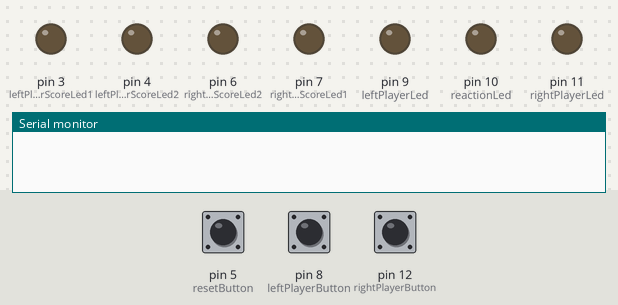
The sketch below on a simulated Arduino Uno, built with avr-gcc and run on an emulated ATmega328P. On the bench: output pins drawn as LEDs (lit = HIGH), the last lines printed to the serial monitor. Inputs (shaded band) come from the test bench; at power-on: pin 5 (resetButton) LOW, pin 8 (leftPlayerButton) LOW, pin 12 (rightPlayerButton) LOW. Random numbers use the default seed unless the sketch sets one.

Above: at 2.6 s.
2.7 s: pin 5 (resetButton) pulled HIGH for 0.15 s
4.3 s: pin 8 (leftPlayerButton) pulled HIGH for 0.15 s
At 5.4 s:
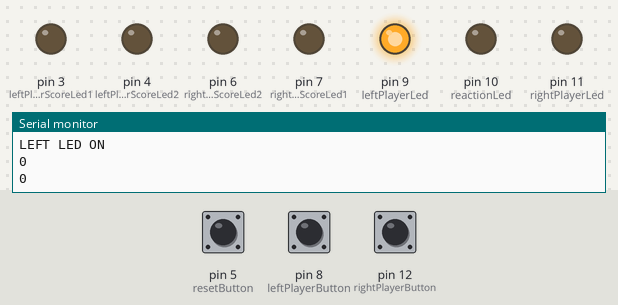
5.9 s: pin 5 (resetButton) pulled HIGH for 1 s
At 6.7 s:
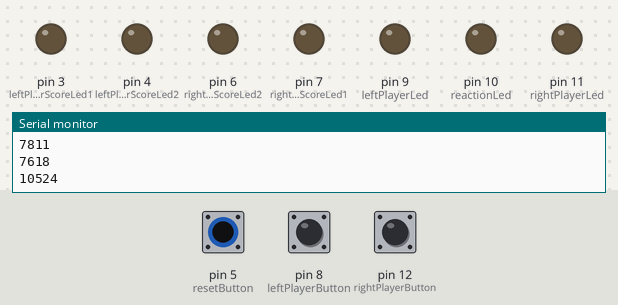
8.4 s: pin 12 (rightPlayerButton) pulled HIGH for 0.15 s
At 9.6 s:
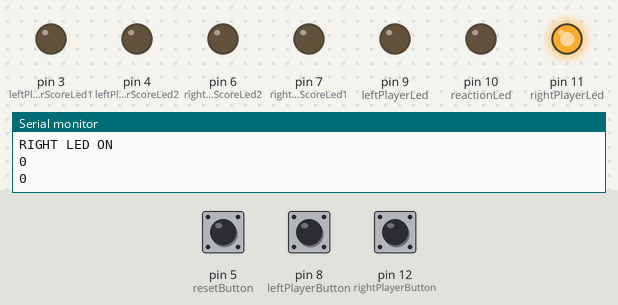
10.0 s: pin 5 (resetButton) pulled HIGH for 3.2 s
At 11.0 s:
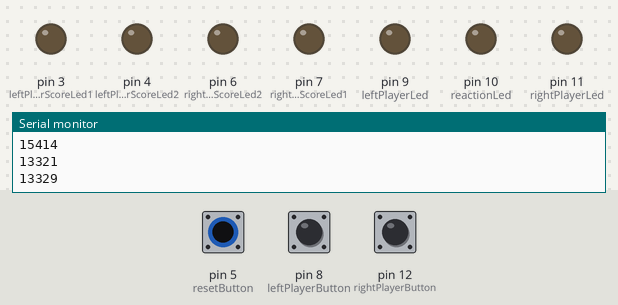
14.7 s: pin 5 (resetButton) driven HIGH and pin 12 (rightPlayerButton) driven HIGH
At 16.1 s:
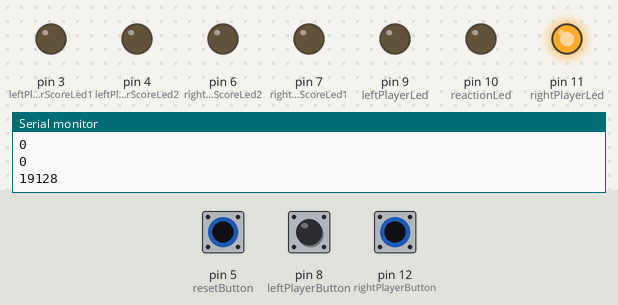
Timing chart, 0 to 17.6 s (numbered marks = the images above; inputs shaded):
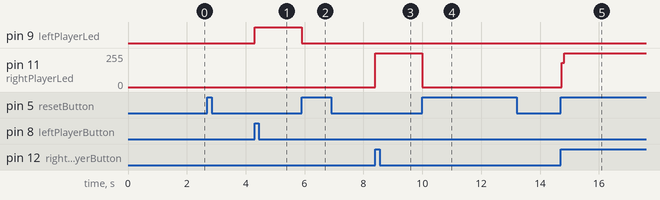

Measured:
- after the input at 4.3 s, pin 9 (leftPlayerLed): LOW → HIGH at once
- after the input at 5.9 s, pin 9 (leftPlayerLed): HIGH → LOW at once
- after the input at 8.4 s, pin 11 (rightPlayerLed): 0/255 → 255/255 at once
- after the input at 10.0 s, pin 11 (rightPlayerLed): 255/255 → 0/255 at once
- after the input at 14.7 s, pin 11 (rightPlayerLed): 0/255 → 183/255 at once, → 255/255 0.09 s later

The sketch:

ReactionGameV2.ino
```cpp
//Button Pins
const int leftPlayerButton = 8;
const int rightPlayerButton = 12;
const int resetButton = 5;

//LED Pins
const int reactionLed = 10;
const int leftPlayerLed = 9;
const int rightPlayerLed = 11;
const int leftPlayerScoreLed1 = 3;
const int leftPlayerScoreLed2 = 4;
const int rightPlayerScoreLed1 = 7;
const int rightPlayerScoreLed2 = 6;

//Variables
int minTime = 10;
int maxTime = 50;
unsigned long ledOnTime;

int leftButtonState;
int rightButtonState;
int resetButtonState;
int reactionLedState;

bool gameStart;
int leftPlayerScore;
int rightPlayerScore;

int randomNum;

void setup() {
  startup();
  leftPlayerScore = 0;
  rightPlayerScore = 0;
  // put your setup code here, to run once:
  //Sets the random seed to generate the random numbers
  randomSeed(analogRead(0));
  //Sets the button pins to input mode
  pinMode(leftPlayerButton, INPUT);
  pinMode(rightPlayerButton, INPUT);
  pinMode(resetButton, INPUT);
  //Sets the LED pins to output mode
  pinMode(reactionLed,OUTPUT);
  pinMode(leftPlayerLed,OUTPUT);
  pinMode(rightPlayerLed,OUTPUT);
  pinMode(leftPlayerScoreLed1,OUTPUT);
  pinMode(leftPlayerScoreLed2,OUTPUT);
  pinMode(rightPlayerScoreLed1,OUTPUT);
  pinMode(rightPlayerScoreLed2,OUTPUT);
  Serial.begin(9600);
}

void loop() {
  // put your main code here, to run repeatedly:
  if (digitalRead(resetButton) == HIGH){
    digitalWrite(reactionLed, LOW);
    reactionLedState = LOW;
    digitalWrite(leftPlayerLed, LOW);
    digitalWrite(rightPlayerLed, LOW);
    setTime();
    gameStart = true;
  }
  if (gameStart == true){
    game(ledOnTime);
  }

}

void game(int ledOnTime) {
  if (millis() == ledOnTime){
    digitalWrite(reactionLed, HIGH);
      reactionLedState = HIGH;
  }
  leftButtonState = digitalRead(leftPlayerButton);
  rightButtonState = digitalRead(rightPlayerButton);
  if (reactionLedState == HIGH && leftButtonState == HIGH){
    playerScore("left");
    score();
  }
  if (reactionLedState == HIGH && rightButtonState == HIGH){
    playerScore("right");
    score();
  }
  if (reactionLedState == LOW && leftButtonState == HIGH){
    playerMiss("left");
    score();
  }
  if (reactionLedState == LOW && rightButtonState == HIGH){
    playerMiss("right");
    score();
  }
}

void setTime() {
  randomNum = random(minTime, maxTime);
  ledOnTime = millis() + (randomNum * 100);
  Serial.println(ledOnTime);
}

void playerMiss(String player){
  gameStart = false;
  if (player == "left"){
    digitalWrite(leftPlayerLed, HIGH);
    Serial.println("LEFT LED ON");
    leftPlayerScore = 0;
    Serial.println(rightPlayerScore);
    Serial.println(leftPlayerScore);
  }else if (player == "right"){
    digitalWrite(rightPlayerLed, HIGH);
    Serial.println("RIGHT LED ON");
    rightPlayerScore = 0;
    Serial.println(rightPlayerScore);
    Serial.println(leftPlayerScore);
  }
}

void playerScore(String player){
  gameStart = false;
  if (player == "left"){
    leftPlayerScore = leftPlayerScore +1;
    rightPlayerScore = 0;
  }else if (player == "right"){
    rightPlayerScore = rightPlayerScore +1;
    leftPlayerScore = 0;
  }
}

void score() {
  if (leftPlayerScore == 0){
    digitalWrite(leftPlayerScoreLed1, LOW);
    digitalWrite(leftPlayerScoreLed2, LOW);
  }
  if (leftPlayerScore == 1){
    digitalWrite(leftPlayerScoreLed1, HIGH);
    digitalWrite(leftPlayerScoreLed2, LOW);
  }
  if (leftPlayerScore == 2){
    digitalWrite(leftPlayerScoreLed1, LOW);
    digitalWrite(leftPlayerScoreLed2, HIGH);
  }
  if (leftPlayerScore == 3){
    winner("left");
  }
  if (rightPlayerScore == 0){
    digitalWrite(rightPlayerScoreLed1, LOW);
    digitalWrite(rightPlayerScoreLed2, LOW);
  }
  if (rightPlayerScore == 1){
    digitalWrite(rightPlayerScoreLed1, HIGH);
    digitalWrite(rightPlayerScoreLed2, LOW);
  }
  if (rightPlayerScore == 2){
    digitalWrite(rightPlayerScoreLed1, LOW);
    digitalWrite(rightPlayerScoreLed2, HIGH);
  }
  if (rightPlayerScore == 3){
    winner("right");
  }
}

void startup(){
  //Test mainboard LEDs
  mainboardTest();

  //Test Scoreboard LEDs
  scoreboardTest();
}

void mainboardTest(){
  //Test mainboard LEDs
  digitalWrite(leftPlayerLed, HIGH);
  delay(200);
  digitalWrite(leftPlayerLed, LOW);
  digitalWrite(reactionLed, HIGH);
  delay(200);
  digitalWrite(reactionLed, LOW);
  digitalWrite(rightPlayerLed, HIGH);
  delay(200);
  digitalWrite(rightPlayerLed, LOW);
}

void scoreboardTest(){
  digitalWrite(leftPlayerScoreLed1, HIGH);
  delay(200);
  digitalWrite(leftPlayerScoreLed1, LOW);
  digitalWrite(leftPlayerScoreLed2, HIGH);
  delay(200);
  digitalWrite(leftPlayerScoreLed2, LOW);
  digitalWrite(rightPlayerScoreLed2, HIGH);
  delay(200);
  digitalWrite(rightPlayerScoreLed2, LOW);
  digitalWrite(rightPlayerScoreLed1, HIGH);
  delay(200);
  digitalWrite(rightPlayerScoreLed1, LOW);
}

void winner(String player){
  if (player == "left"){
    while (true){
      digitalWrite(leftPlayerScoreLed1, HIGH);
      delay(50);
      digitalWrite(leftPlayerScoreLed1, LOW);
      digitalWrite(leftPlayerScoreLed2, HIGH);
      delay(50);
      digitalWrite(leftPlayerScoreLed2, LOW);
    }
  }
  if (player == "right"){
    while (true){
      digitalWrite(rightPlayerScoreLed1, HIGH);
      delay(50);
      digitalWrite(rightPlayerScoreLed1, LOW);
      digitalWrite(rightPlayerScoreLed2, HIGH);
      delay(50);
      digitalWrite(rightPlayerScoreLed2, LOW);
    }
  }
}
```
